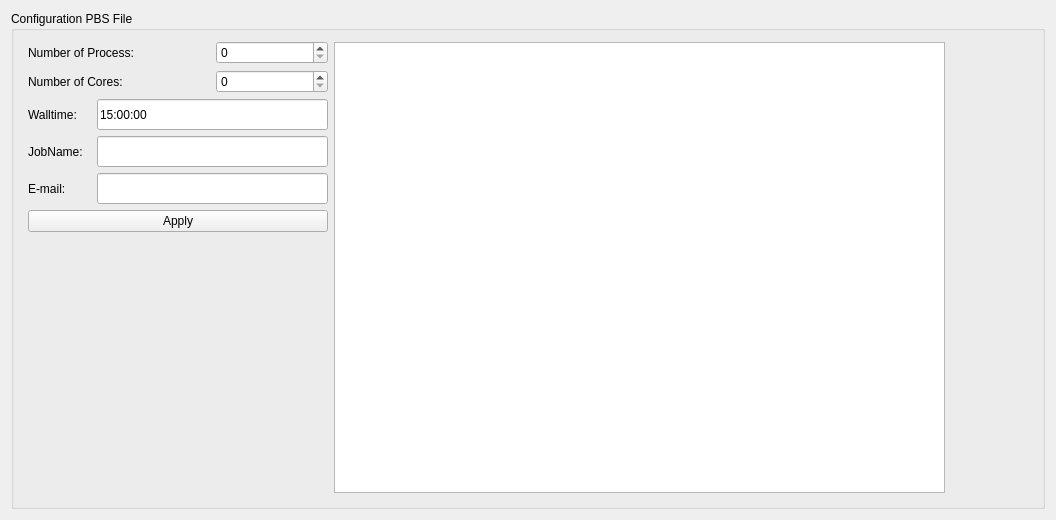
          <widget class="QWidget" name="page_4">
           <property name="geometry">
            <rect>
             <x>0</x>
             <y>0</y>
             <width>1056</width>
             <height>520</height>
            </rect>
           </property>
           <attribute name="label">
            <string>PBS File</string>
           </attribute>
           <layout class="QGridLayout" name="gridLayout_30">
            <item row="0" column="0">
             <widget class="QGroupBox" name="groupBox_PBS">
              <property name="title">
               <string>Configuration PBS File</string>
              </property>
              <widget class="QWidget" name="layoutWidget">
               <property name="geometry">
                <rect>
                 <x>17</x>
                 <y>30</y>
                 <width>917</width>
                 <height>453</height>
                </rect>
               </property>
               <layout class="QGridLayout" name="gridLayout_31">
                <item row="0" column="0">
                 <layout class="QGridLayout" name="gridLayout_29">
                  <item row="0" column="0" colspan="2">
                   <widget class="QLabel" name="label_numprocs">
                    <property name="text">
                     <string>Number of Process:</string>
                    </property>
                   </widget>
                  </item>
                  <item row="0" column="2">
                   <widget class="QSpinBox" name="spinBox_PBSnPROCS"/>
                  </item>
                  <item row="1" column="0" colspan="2">
                   <widget class="QLabel" name="label_numCores">
                    <property name="text">
                     <string>Number of Cores:</string>
                    </property>
                   </widget>
                  </item>
                  <item row="1" column="2">
                   <widget class="QSpinBox" name="spinBox_PBSNumCores">
                    <property name="maximum">
                     <number>8</number>
                    </property>
                   </widget>
                  </item>
                  <item row="2" column="0">
                   <widget class="QLabel" name="label_walltime">
                    <property name="text">
                     <string>Walltime:</string>
                    </property>
                   </widget>
                  </item>
                  <item row="2" column="1" colspan="2">
                   <widget class="QLineEdit" name="lineEdit_PBSWalltime">
                    <property name="minimumSize">
                     <size>
                      <width>151</width>
                      <height>31</height>
                     </size>
                    </property>
                    <property name="inputMask">
                     <string>00:00:00; </string>
                    </property>
                    <property name="text">
                     <string notr="true">15:00:00</string>
                    </property>
                   </widget>
                  </item>
                  <item row="3" column="0">
                   <widget class="QLabel" name="label_jobname">
                    <property name="text">
                     <string>JobName:</string>
                    </property>
                   </widget>
                  </item>
                  <item row="3" column="1" colspan="2">
                   <widget class="QLineEdit" name="lineEdit_PBSJobname">
                    <property name="minimumSize">
                     <size>
                      <width>231</width>
                      <height>31</height>
                     </size>
                    </property>
                    <property name="maximumSize">
                     <size>
                      <width>231</width>
                      <height>31</height>
                     </size>
                    </property>
                   </widget>
                  </item>
                  <item row="4" column="0">
                   <widget class="QLabel" name="label_emailPBS">
                    <property name="text">
                     <string>E-mail:</string>
                    </property>
                   </widget>
                  </item>
                  <item row="4" column="1" colspan="2">
                   <widget class="QLineEdit" name="lineEdit_PBSEmail">
                    <property name="minimumSize">
                     <size>
                      <width>151</width>
                      <height>31</height>
                     </size>
                    </property>
                    <property name="maximumSize">
                     <size>
                      <width>231</width>
                      <height>31</height>
                     </size>
                    </property>
                   </widget>
                  </item>
                 </layout>
                </item>
                <item row="2" column="0">
                 <spacer name="verticalSpacer_9">
                  <property name="orientation">
                   <enum>Qt::Vertical</enum>
                  </property>
                  <property name="sizeHint" stdset="0">
                   <size>
                    <width>20</width>
                    <height>40</height>
                   </size>
                  </property>
                 </spacer>
                </item>
                <item row="0" column="1" rowspan="3">
                 <widget class="QTextEdit" name="textEdit_PBSText">
                  <property name="minimumSize">
                   <size>
                    <width>611</width>
                    <height>451</height>
                   </size>
                  </property>
                  <property name="maximumSize">
                   <size>
                    <width>611</width>
                    <height>451</height>
                   </size>
                  </property>
                  <property name="readOnly">
                   <bool>true</bool>
                  </property>
                 </widget>
                </item>
                <item row="1" column="0">
                 <widget class="QPushButton" name="pushButton_PBSFile">
                  <property name="text">
                   <string>Apply</string>
                  </property>
                 </widget>
                </item>
               </layout>
              </widget>
             </widget>
            </item>
           </layout>
          </widget>
